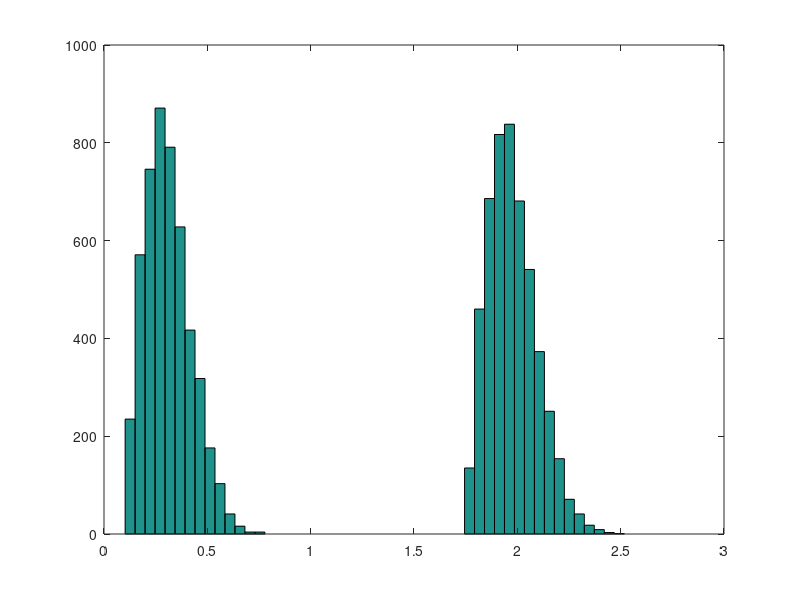
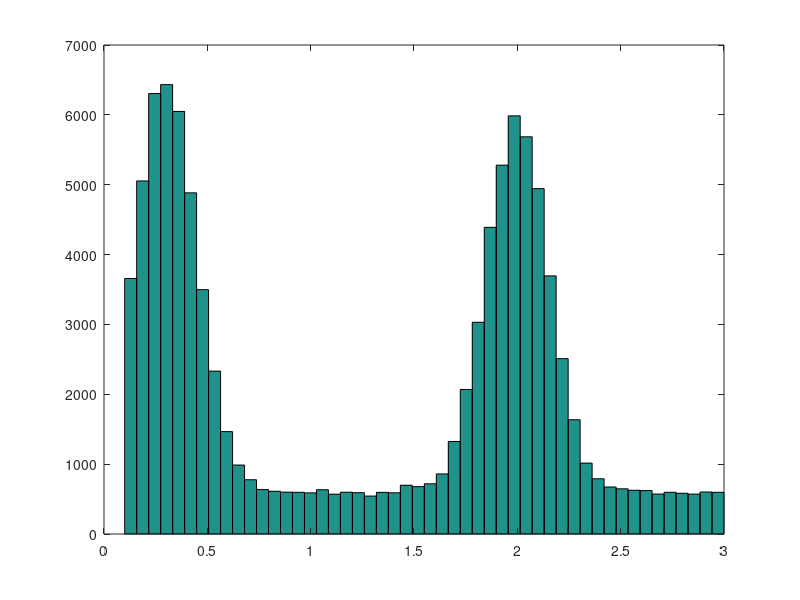
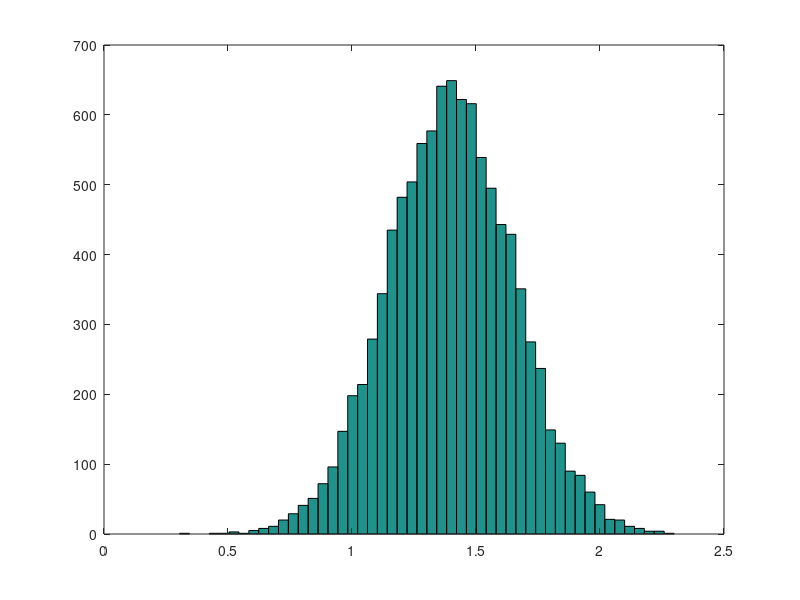
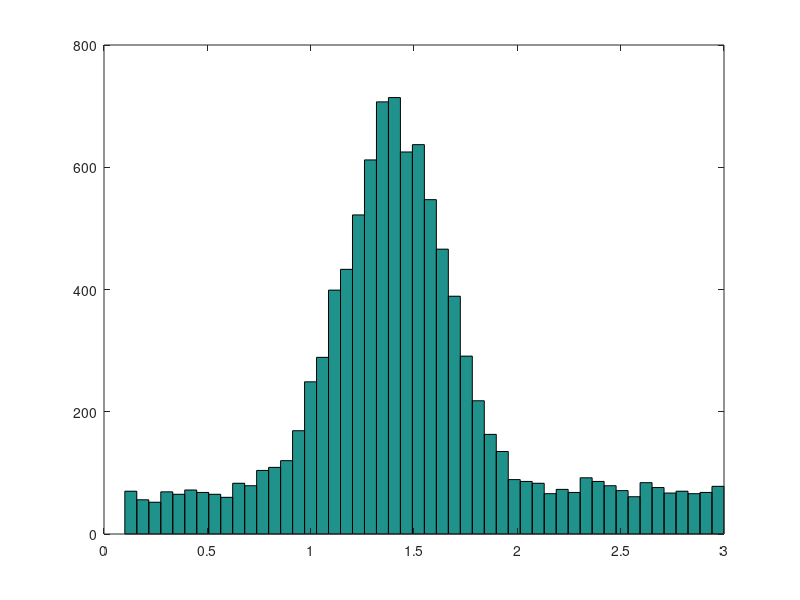

These figures' MATLAB source, in order: (Note: this script raises an error after producing the figures.)
%% Shadlen bimodal failure distribution

NumTrials = 10000;
ITIs1 = random('Rayleigh',1/6,1,NumTrials) + 0.1;
ITIs2 = random('Rayleigh',1/sqrt(30),1,NumTrials) + 1.75;
rr = round(rand(1,NumTrials));
ITIs = rr .* ITIs1 + (1 - rr) .* ITIs2;
ITIMin = min(ITIs);
ITIMax = max(ITIs);

figure
hist(ITIs,50)

%% My bimodal failure distribution

NumTrials = 100000;
ITIMin = 0.1;
ITIMax = 3;
mng1 = 0.3;   % parameters for the Gaussians
mng2 = 2;
sdg = 0.15;
pmx1 = 0.35;   % mixing probabilities
pmx2 = 0.35;
pmx3 = 1 - pmx1 - pmx2;

ITIs1 = random('Normal',mng1,sdg,1,NumTrials);
while any(ITIs1>ITIMax) | any(ITIs1<ITIMin)
    inx = ITIs1 > ITIMax  | ITIs1 < ITIMin;
    ITIs1(inx) = random('Normal',mng1,sdg,1,sum(inx));
end
ITIs2 = random('Normal',mng2,sdg,1,NumTrials);
while any(ITIs2>ITIMax) | any(ITIs2<ITIMin)
    inx = ITIs2 > ITIMax  | ITIs2 < ITIMin;
    ITIs2(inx) = random('Normal',mng2,sdg,1,sum(inx));
end
ITIs3 = random('Uniform',ITIMin,ITIMax,1,NumTrials);
prr = rand(1,NumTrials);
rr = zeros(3,NumTrials);
rr(1,prr<pmx1) = 1;
rr(2,prr>=pmx1&prr<(pmx1+pmx2)) = 1;
rr(3,prr>=(pmx1+pmx2)) = 1;
ITIs = rr(1,:) .* ITIs1 + rr(2,:) .* ITIs2 + rr(3,:) .* ITIs3;
ITIMin = min(ITIs);
ITIMax = max(ITIs);

figure
hist(ITIs,50)

%% My unimodal failure distribution

NumTrials = 10000;
ITIMin = 0.1;
ITIMax = 3;
mng = 1.4;   % parameters for the Gaussian
sdg = 0.25;

ITIs = random('Normal',mng,sdg,1,NumTrials);
while any(ITIs>ITIMax) | any(ITIs<ITIMin)
    inx = ITIs > ITIMax  | ITIs < ITIMin;
    ITIs(inx) = random('Normal',mng,sdg,1,sum(inx));
end

figure
hist(ITIs,50)

%% My unimodal failure distribution #2

NumTrials = 10000;
ITIMin = 0.1;
ITIMax = 3;
mng = 1.4;   % parameters for the Gaussian
sdg = 0.25;
pmx1 = 0.65;   % mixing probabilities
pmx2 = 1 - pmx1;

ITIs1 = random('Normal',mng,sdg,1,NumTrials);
while any(ITIs1>ITIMax) | any(ITIs1<ITIMin)
    inx = ITIs1 > ITIMax  | ITIs1 < ITIMin;
    ITIs1(inx) = random('Normal',mng,sdg,1,sum(inx));
end
ITIs2 = random('Uniform',ITIMin,ITIMax,1,NumTrials);
prr = rand(1,NumTrials);
rr = zeros(2,NumTrials);
rr(1,prr<pmx1) = 1;
rr(2,prr>=pmx1) = 1;
ITIs = rr(1,:) .* ITIs1 + rr(2,:) .* ITIs2;
ITIMin = min(ITIs);
ITIMax = max(ITIs);

figure
hist(ITIs,50)

%% My exponential failure distribution

ITIMean = 1.4;
ITIMin = 0.1;
ITIMax = 5;
NumTrials = 10000;

ITIMean2 = ITIMean - ITIMin;
ITIMax2 = ITIMax - ITIMin;

temp = exprnd(ITIMean2,NumTrials,1);
while any(temp>ITIMax2)
    inx = temp > ITIMax2;
    temp(inx) = exprnd(ITIMean2,sum(inx),1)';
end
temp = temp + ITIMin;
ITIs = temp;

%% Failure density function

dt = 0.05;
times = ITIMin-dt:dt:ITIMax+dt;
cnts = (times(1:end-1) + times(2:end)) / 2;
ft = histc(ITIs,times);
ft = ft(1:end-1);
ft = ft / sum(ft);
figure
bar(cnts,ft)

%% Hazard rate

Ft = cumsum(ft);
Rt = 1 - Ft;
ht = (Rt(1:end-1) - Rt(2:end)) ./ (dt * Rt(1:end-1));
figure
plot(cnts(1:end-1),ht)

%% Subjective hazard rate

% Convolution of the failure density function with a time-dependent Gaussian
figure
for Phi = 1
intfg = zeros(size(cnts));
tau = cnts;
cntr = 1;   % counter
cnts2 = [cnts cnts(end)+dt:dt:cnts(end)+5000*dt];
T = 0.1;
for t = cnts2
    fg = ft .* exp(-(tau-t).^2/(2*Phi*(1-exp(-T*t))^2));
    intfg(cntr) = sum(fg*dt);
    cntr = cntr + 1;
end
fwt = 1 ./ (Phi * (1 - exp(-T*cnts2)) * sqrt(2*pi)) .* intfg;
fwt = fwt / sum(fwt);

% Subjective hazard rate
Fwt = cumsum(fwt);
Rwt = 1 - Fwt;
hwt = (Rwt(1:end-1) - Rwt(2:end)) ./ (dt * Rwt(1:end-1));
hold on
plot(cnts2(1:end-1),hwt)
end